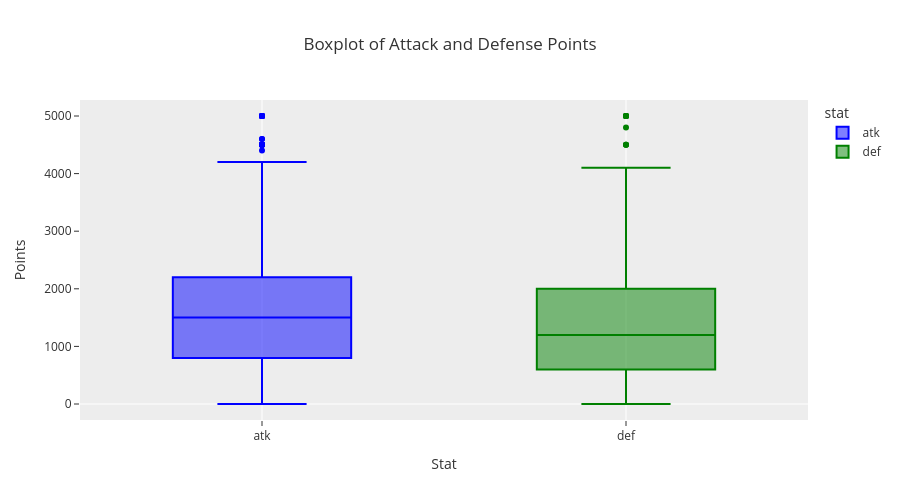

Notebook code cell kept with this figure:
### Code cell
# Get all the cards with non-missing atk and def and values >= 0
atk_def_data = data[(data['atk'].notnull()) & (data['def'].notnull()) & (data['atk'] >= 0) & (data['def'] >= 0)]

# Make a boxplot of atk and def together
atk_def_melted = atk_def_data.melt(value_vars=['atk', 'def'], var_name='stat', value_name='value')
fig = px.box(
    atk_def_melted,
    x='stat',
    y='value',
    title='Boxplot of Attack and Defense Points',
    height=500,
    template='ggplot2',
    color='stat',
    color_discrete_map={'atk': 'blue', 'def': 'green'}
)
fig.update_yaxes(showgrid=False)
fig.update_layout(xaxis_title='Stat', yaxis_title='Points')
fig.show()

### Figure 1 — Plotly figure (JSON) as saved in the notebook; plotly's stock layout.template omitted (floating-point values rounded to 4 significant figures; data arrays with more than 128 entries replaced by an {"elided": "..."} marker saying what was removed)
{"data": [{"alignmentgroup": "True", "hovertemplate": "stat=%{x}<br>value=%{y}<extra></extra>", "legendgroup": "atk", "marker": {"color": "blue"}, "name": "atk", "notched": false, "offsetgroup": "atk", "orientation": "v", "showlegend": true, "type": "box", "x": {"elided": "8184 str values"}, "x0": " ", "xaxis": "x", "y": {"elided": "8184 float values"}, "y0": " ", "yaxis": "y"}, {"alignmentgroup": "True", "hovertemplate": "stat=%{x}<br>value=%{y}<extra></extra>", "legendgroup": "def", "marker": {"color": "green"}, "name": "def", "notched": false, "offsetgroup": "def", "orientation": "v", "showlegend": true, "type": "box", "x": {"elided": "8184 str values"}, "x0": " ", "xaxis": "x", "y": {"elided": "8184 float values"}, "y0": " ", "yaxis": "y"}], "layout": {"boxmode": "overlay", "height": 500, "legend": {"title": {"text": "stat"}, "tracegroupgap": 0}, "title": {"text": "Boxplot of Attack and Defense Points"}, "xaxis": {"anchor": "y", "categoryarray": ["atk", "def"], "categoryorder": "array", "domain": [0, 1], "title": {"text": "Stat"}}, "yaxis": {"anchor": "x", "domain": [0, 1], "showgrid": false, "title": {"text": "Points"}}}}
